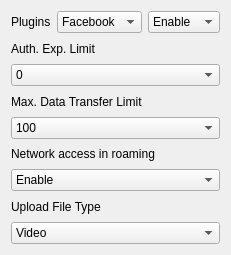
<ui version="4.0" >
 <class>SMFSettingsClass</class>
 <widget class="QWidget" name="SMFSettings" >
  <property name="geometry" >
   <rect>
    <x>0</x>
    <y>0</y>
    <width>198</width>
    <height>255</height>
   </rect>
  </property>
  <property name="windowTitle" >
   <string>SMFSettings</string>
  </property>
  <layout class="QVBoxLayout" name="verticalLayout" >
   <item>
    <layout class="QHBoxLayout" name="horizontalLayout" >
     <item>
      <widget class="QLabel" name="label" >
       <property name="text" >
        <string>Plugins</string>
       </property>
      </widget>
     </item>
     <item>
      <widget class="QComboBox" name="PluginlistboxBox" >
       <item>
        <property name="text" >
         <string>Facebook</string>
        </property>
       </item>
       <item>
        <property name="text" >
         <string>Flicker</string>
        </property>
       </item>
       <item>
        <property name="text" >
         <string>Orkut</string>
        </property>
       </item>
      </widget>
     </item>
     <item>
      <widget class="QComboBox" name="pluginstatusbox" >
       <item>
        <property name="text" >
         <string>Enable</string>
        </property>
       </item>
       <item>
        <property name="text" >
         <string>Disable</string>
        </property>
       </item>
      </widget>
     </item>
    </layout>
   </item>
   <item>
    <widget class="QLabel" name="label_2" >
     <property name="text" >
      <string>Auth. Exp. Limit</string>
     </property>
    </widget>
   </item>
   <item>
    <widget class="QComboBox" name="AuthExplimitbox" >
     <item>
      <property name="text" >
       <string>0</string>
      </property>
     </item>
     <item>
      <property name="text" >
       <string>1</string>
      </property>
     </item>
     <item>
      <property name="text" >
       <string>2</string>
      </property>
     </item>
     <item>
      <property name="text" >
       <string>3</string>
      </property>
     </item>
     <item>
      <property name="text" >
       <string>4</string>
      </property>
     </item>
     <item>
      <property name="text" >
       <string>5</string>
      </property>
     </item>
     <item>
      <property name="text" >
       <string>6</string>
      </property>
     </item>
     <item>
      <property name="text" >
       <string>7</string>
      </property>
     </item>
     <item>
      <property name="text" >
       <string>8</string>
      </property>
     </item>
     <item>
      <property name="text" >
       <string>9</string>
      </property>
     </item>
     <item>
      <property name="text" >
       <string>10</string>
      </property>
     </item>
    </widget>
   </item>
   <item>
    <widget class="QLabel" name="label_3" >
     <property name="text" >
      <string>Max. Data Transfer Limit</string>
     </property>
    </widget>
   </item>
   <item>
    <widget class="QComboBox" name="MaxDataTransferlimitBox" >
     <item>
      <property name="text" >
       <string>100</string>
      </property>
     </item>
     <item>
      <property name="text" >
       <string>200</string>
      </property>
     </item>
    </widget>
   </item>
   <item>
    <widget class="QLabel" name="label_4" >
     <property name="text" >
      <string>Network access in roaming</string>
     </property>
    </widget>
   </item>
   <item>
    <widget class="QComboBox" name="RoamingStatusBox" >
     <item>
      <property name="text" >
       <string>Enable</string>
      </property>
     </item>
     <item>
      <property name="text" >
       <string>Disable</string>
      </property>
     </item>
    </widget>
   </item>
   <item>
    <widget class="QLabel" name="label_5" >
     <property name="text" >
      <string>Upload File Type</string>
     </property>
    </widget>
   </item>
   <item>
    <widget class="QComboBox" name="Uploadfiletypebox" >
     <item>
      <property name="text" >
       <string>Video</string>
      </property>
     </item>
     <item>
      <property name="text" >
       <string>Image</string>
      </property>
     </item>
     <item>
      <property name="text" >
       <string>Audio</string>
      </property>
     </item>
    </widget>
   </item>
  </layout>
 </widget>
 <layoutdefault spacing="6" margin="11" />
 <resources/>
 <connections/>
</ui>
